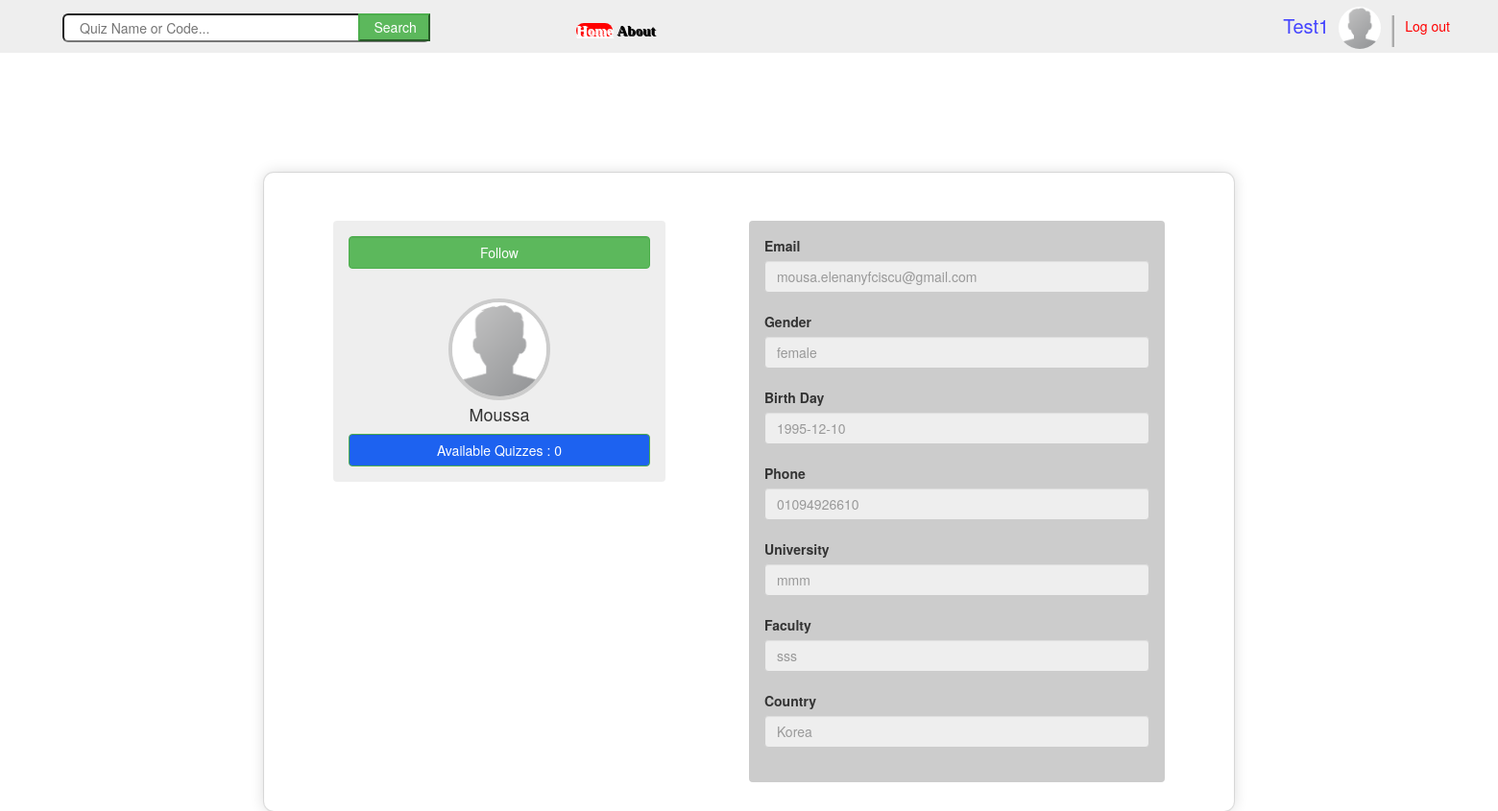
/view/profilepage.php?name=moussa&followstate=false (signed in), run on the app's committed database.
### tables this page shows
CREATE TABLE `users` (
  `id` int(11) NOT NULL,
  `username` varchar(100) NOT NULL,
  `password` varchar(64) NOT NULL,
  `email` varchar(100) NOT NULL,
  `type` varchar(10) NOT NULL,
  `birth_day` date NOT NULL,
  `country` varchar(50) NOT NULL,
  `gender` varchar(6) NOT NULL,
  `phone` varchar(20) NOT NULL,
  `image` longblob NOT NULL,
  `university` varchar(100) NOT NULL,
  `faculty` varchar(100) NOT NULL
);

### controller/MyProfileOperations.php (called while the page is built)
<?php
class MyProfileOperations {
    public static function getMyData($user) {
        include '../include/vars.php';
        $conn = new mysqli($host, $username, $password, $dbname);
        $query = "SELECT id, username, email, type, birth_day,country, gender, phone, image, university, faculty "
                . "FROM `users` WHERE username = '$user'";
        $result = mysqli_query($conn, $query);
        if (mysqli_error($conn)) {
            echo 'MyProfileOPerations Error !!';
            return NULL;
        } else {
            return $result;
        }
    }
}
?>

### controller/MyQuizzesOperations.php (called while the page is built, shortened)
<?php
class MyQuizzesOperations {
    public static function getMyQuizzes($doctorName) {
        include '../include/vars.php';
        $conn = new mysqli($host, $username, $password, $dbname);
        $query = "SELECT quiz_id, quiz_name, full_mark, date, password from quizzes "
                . "where doctor_name = '" . $doctorName . "'";
        $result = mysqli_query($conn, $query);
        if (mysqli_error($conn)) {
            echo 'My Quizzes OperationsError !!';
            return NULL;
        } else {
            return $result;
        }
    }
    public static function getMyQuizzesCount($doctorName) {
        $result = MyQuizzesOperations::getMyQuizzes($doctorName);
        $num = mysqli_num_rows($result);
        return $num;
    }
}
?>

### view/ProfilePage.php (the view, shortened to what this page needs)
<?php
include './Header.php';
include '../controller/MyProfileOperations.php';
include '../controller/HistoryOperations.php';
include '../controller/MyQuizzesOperations.php';
?>
<html>
    <head>
        <link href="../recources/css/gsdk-bootstrap-wizard.css" rel="stylesheet" />
        <link href="../recources/css/bootstrap.css" rel="stylesheet" type="text/css"/>
    </head>
    <body>
        <?php
        if (!isset($_GET['name'])) {
            $user = $_SESSION['username'];
        } else {
            $user = $_GET['name'];
        }
        $color = "";
        $followstate = "";
        if (isset($_GET['followstate'])) {
            if ($_GET['followstate'] == "true") {
                $followstate = "Unfollow";
                $color = "btn-danger";
            } else if ($_GET['followstate'] == "false") {
                $color = "btn-success";
                $followstate = "Follow";
            }
        }
        $result = MyProfileOperations::getMyData($user);
        $quizzesLink = "";
        if ($row = mysqli_fetch_array($result, 1)) {
            if ($row['type'] == 'doctor')
                $quizzesLink = "Available Quizzes : ";
            else if ($row['type'] == 'student')
                $quizzesLink = "History Quizzes : ";
            else if ($row['type'] == 'admin')
                $quizzesLink = "";
            ?>
            <div class="container-fluid">
                <div class="row">
                    <div class="col-sm-8 col-sm-offset-2">
                        <div class="wizard-container">
                            <div class="card wizard-card " data-color="orange" id="wizardProfile">
                                <br>
                                <div class="row">
                                    <br>    <div style="background: #eee" class=" alert  col-sm-4 col-sm-offset-1">
                                        <div class="picture-container  ">
                                            <?php
                                            if ($_GET['name'] != $_SESSION['username'] && $_SESSION['usertype'] != "doctor" && $row['type'] != "student" && $_SESSION['usertype'] != "admin") {
                                                echo "  <button value=\"../controller/FollowingManager.php?outprofile=false&followname=$user \" onclick=\"location = this.value\" class=\"form-control col-sm-9 $color \"> $followstate </button>";
                                            } else {
                                            }
                                            ?>
                                            <br>
                                            <br>
                                            <br>
                                            <div class="picture">
                                                <img src="../recources/images/default-avatar.png" class="picture-src" id="wizardPicturePreview" title=""/>
                                            </div>
                                            <h4><?php echo ucwords($user) ?></h4>
                                            <h4><u><?php
                                                    if ($row['type'] == 'doctor')
                                                        echo " <a style=\"background: #1D62F0\" class=\" form-control col-sm-9 btn-success\" href= \"MyQuizzes.php?name=" . $user . " \" >" . $quizzesLink . MyQuizzesOperations::getMyQuizzesCount($user) . "</a></u></h4>";
                                                    ?></u></h4>
                                        </div>
                                    </div>
                                    <div style="background: #ccc" class="alert col-lg-5 col-sm-offset-1">
                                        <label>Email </label>
                                        <input class="form-control" value="<?php echo $row['email']; ?>" class="form-control" name="email" readonly>
                                        <br>
                                        <label>Gender</label>
                                        <input class="form-control" value="<?php echo $row['gender']; ?>" name="gender" readonly>
                                        <br>
                                        <label>Birth Day</label>
                                        <input class="form-control" value="<?php echo $row['birth_day']; ?>" type="text" name="birth_day" readonly>
                                        <br>
                                        <label>Phone </label>
                                        <input class="form-control" value="<?php echo $row['phone']; ?>" name="phone" readonly>
                                        <br>
                                        <label>University </label>
                                        <input class="form-control" value="<?php echo $row['university']; ?>" name="university" readonly>
                                        <br>
                                        <label>Faculty </label>
                                        <input class="form-control" value="<?php echo $row['faculty']; ?>" name="faculty" readonly>
                                        <br>
                                        <label>Country</label>
                                        <input class="form-control" value="<?php echo $row['country']; ?>" name="country" readonly>
                                        <br>
                                    </div>
                                </div>
                            </div>
                        </div>
                    </div>
                </div>
            </div>
        <?php } ?>
    </body>
</html>

### data on the page
users: type "Available Quizzes :", email "mousa.elenanyfciscu@gmail.com", gender "female", birth_day "1995-12-10", phone "01094926610", university "mmm", faculty "sss", country "Korea"

### other printed values
$_SESSION['username'] "Test1"
$followstate "Follow"
$user "Moussa"
MyQuizzesOperations::getMyQuizzesCount($user) "0"
